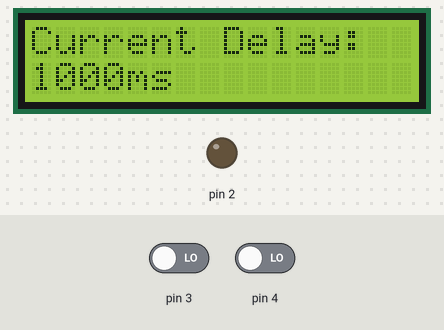
A sketch run on a simulated Arduino Uno, built with avr-gcc and run on an emulated ATmega328P. On the bench: 16×2 character LCD, output pins drawn as LEDs (lit = HIGH). Dashed ring = blinking. The test bench sets the inputs (shaded band); at power-on: pin 4 LOW, pin 3 LOW.

Above: at 0.1 s.
At 1.2 s:
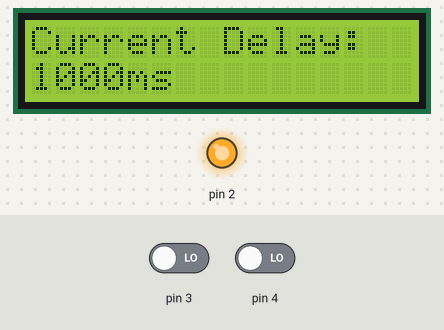
1.3 s: pin 4 driven HIGH
At 1.9 s:
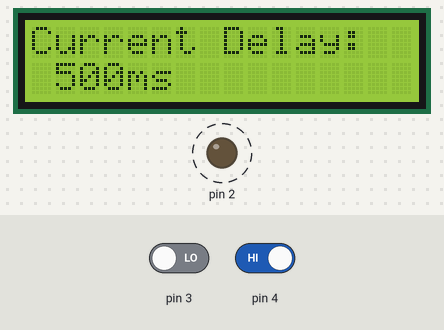
Timing chart, 0 to 9.0 s (numbered marks = the images above; inputs shaded):
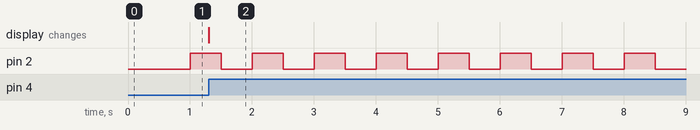

Measured:
- after the input at 1.3 s, pin 2: alternates HIGH for 0.50 s and LOW for 0.50 s, starting after 0.20 s; the display: changes at once (image 2)

The sketch:

led_fun.ino
```cpp
#include <LiquidCrystal.h>

static bool led_enabled = false;
static long last_ms = 0;
static int delay_ms = 1000;
static bool button_pushed = false;

const int rs = 9, en = 10, d4 = 5, d5 = 6, d6 = 7, d7 = 8;
LiquidCrystal lcd(rs, en, d4, d5, d6, d7);

void setup() {
  pinMode(2, OUTPUT);
  pinMode(3, INPUT);
  pinMode(4, INPUT);

  lcd.begin(16,2);
  lcd.print("Current Delay:");
  updateDisplay(0); // force update
}

void loop() {

  int last_delay_ms = delay_ms;

  processInput();

  updateDisplay(last_delay_ms);

  blink();
}

void processInput()
{
  int slower = digitalRead(3);
  int faster = digitalRead(4);

  if (slower == HIGH && button_pushed == false) {
    button_pushed = true;

    if (delay_ms < 500) {
      delay_ms += 100;
    }
    else {
      delay_ms += 500;
    }
  }
  else if (faster == HIGH && button_pushed == false) {
    button_pushed = true;

    if (delay_ms <= 500) {
      delay_ms -= 100;
      if (delay_ms <= 0) {
        delay_ms = 100;
      }
    }
    else {
      delay_ms -= 500;
    }
  }
  else if (slower == LOW && faster == LOW && button_pushed == true) {
    button_pushed = false;
  }
}

void updateDisplay(int last_delay_ms) {
  if (last_delay_ms != delay_ms) {
    char buf[10] = {0};
    sprintf(buf, "%4dms", delay_ms);
    lcd.setCursor(0, 1);
    lcd.print(buf);
  }
}

void blink() {
  long current_ms = millis();
  if (current_ms - last_ms >= delay_ms) {
    last_ms = current_ms;

    if (led_enabled == true) {
      led_enabled = false;
      digitalWrite(2, LOW);
    }
    else {
      led_enabled = true;
      digitalWrite(2, HIGH);
    }
  }
}
```
